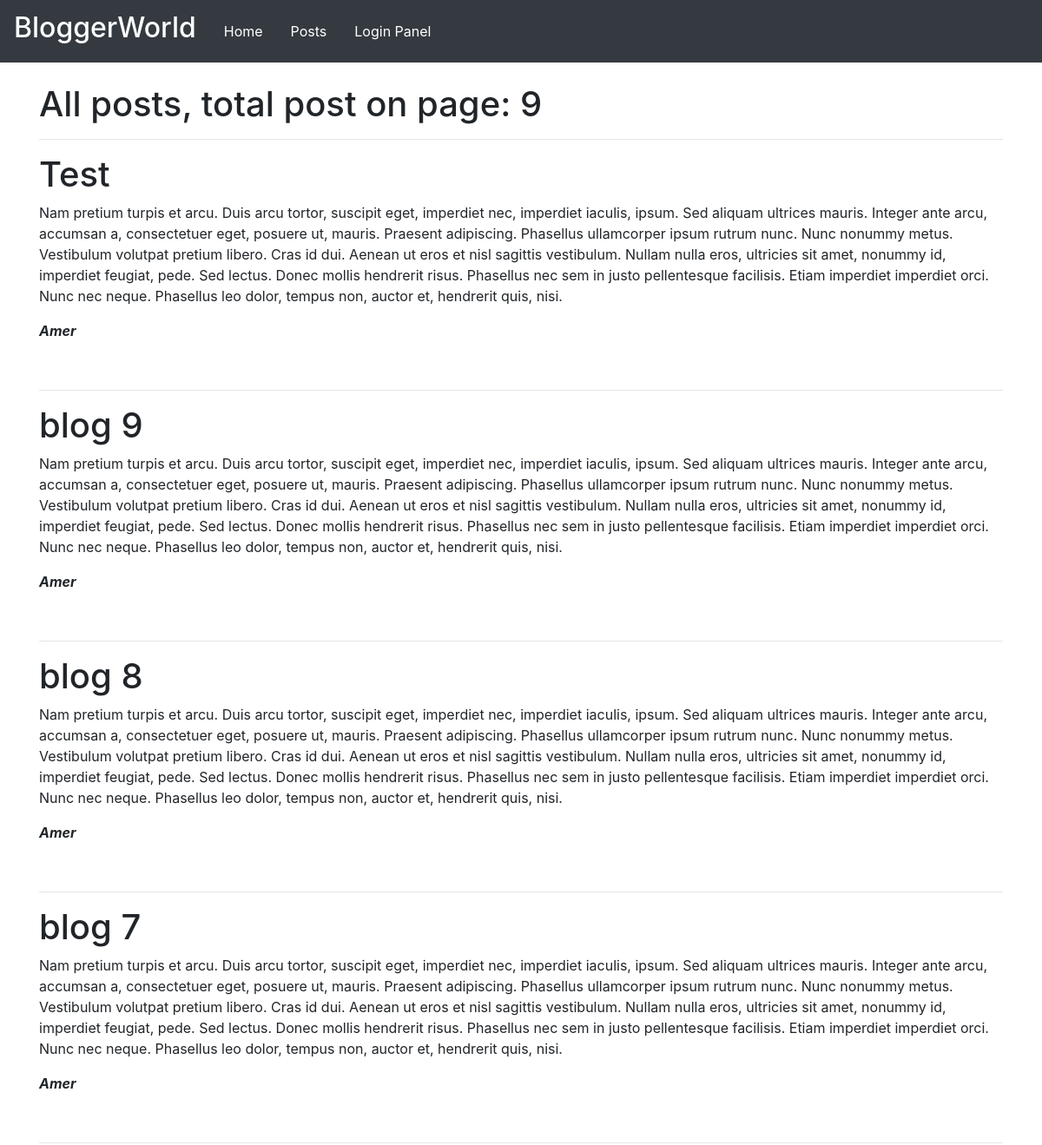
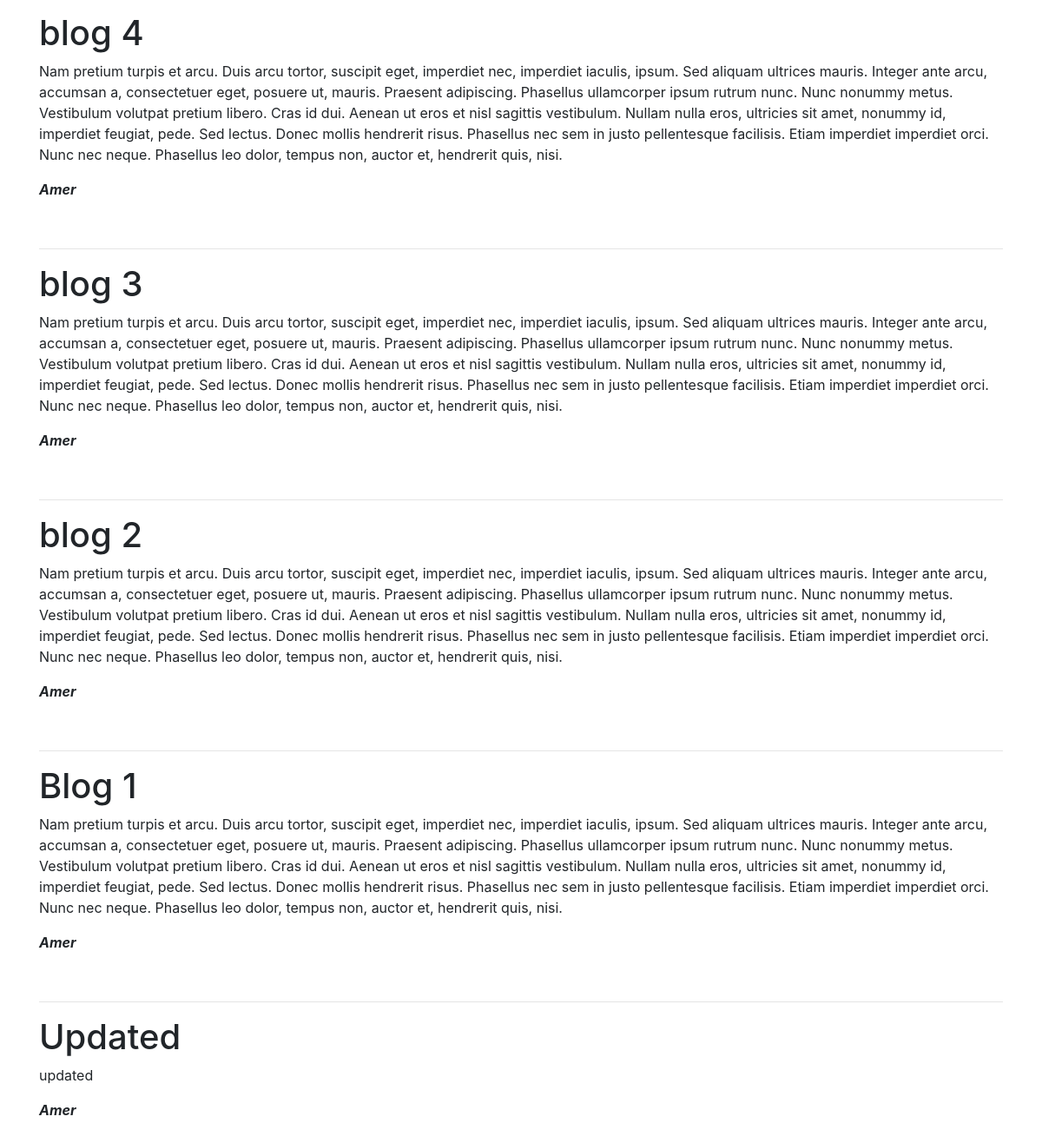
The page /posts.php on the database as committed earlier (2 pictures, top to bottom).
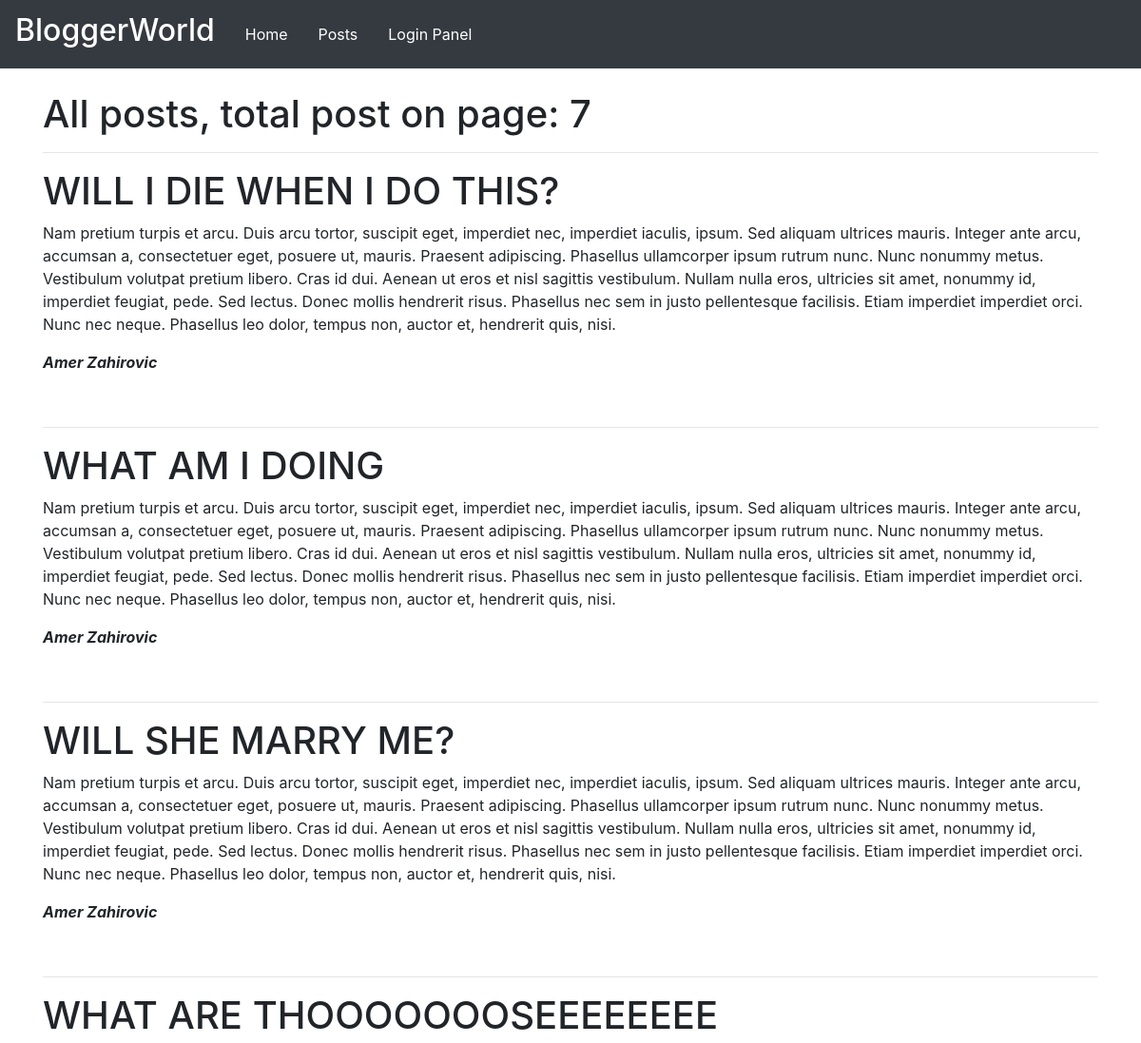
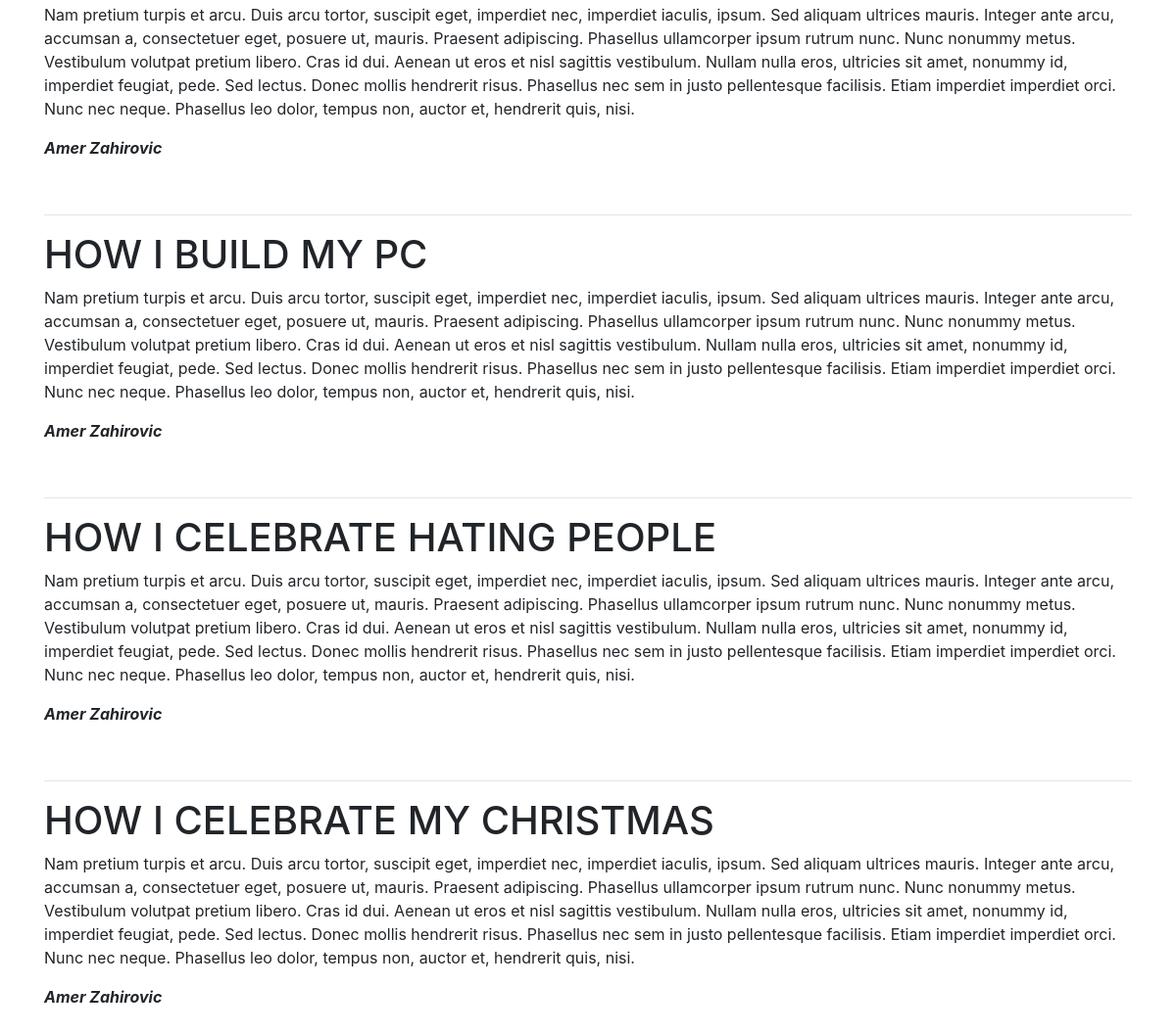
The same page on the database as committed later (2 pictures, top to bottom).
### tables this page shows
CREATE TABLE `posts` (
  `id` int(11) NOT NULL,
  `author` varchar(255) NOT NULL,
  `title` varchar(255) NOT NULL,
  `content` text NOT NULL,
  `created_at` datetime NOT NULL DEFAULT CURRENT_TIMESTAMP
);

### public/posts.php (the view, shortened to what this page needs)
<?php
	require '../config.php';
	$posts = $connection->prepare('SELECT * FROM posts ORDER BY created_at DESC');
	$posts->execute([]);
	$posts = $posts->fetchAll(PDO::FETCH_ASSOC);
	$stmt = $connection->prepare('SELECT * FROM posts');
	$stmt->execute([]);
  	$rows = $stmt->fetchAll(PDO::FETCH_ASSOC);
  	$num_rows = count($rows);
 ?>
<!DOCTYPE html>
<html>
<head>
	<link rel="stylesheet" href="https://stackpath.bootstrapcdn.com/bootstrap/4.1.1/css/bootstrap.min.css">
	<link rel="stylesheet" type="text/css" href="css/main.css">
</head>
<body>
	<div class="navbar navbar-expand-lg navbar-dark  bg-dark">
		<div class="navbar-brand ">
			<h2>BloggerWorld</h2>
		</div>
		<ul class="nav">
			<li class="nav-item">
				<a class="nav-link" href="index.php">Home</a>
			</li>
			<li class="nav-item">
				<a class="nav-link" href="#">Posts</a>
			</li>
			<li class="nav-item">
				<a class="nav-link" href="loginpanel.php">Login Panel</a>
			</li>
		</ul>
	</div>
	<div class="container-fluid">
		<div class="container">
			<br>
			<h1>All posts, total post on page: <?php echo $num_rows; ?></h1>
			<hr>
			<?php foreach ($posts as $post) { ?>
			<div class="posts">
				<h1><?php echo $post['title']?></h1>
				<p><?php echo $post['content'] ?></p>
				<p> <b><i><?php echo $post['author'] ?></i></b></p>
				<br>
				<hr>
			</div>
			<?php } ?>
		</div>
	</div>
</body>
</html>

Rows that differ between the two databases and show on the page:
removed posts: title "Test", content "Nam pretium turpis et arcu. Duis arcu tortor, suscipit eget, imperdiet nec, imperdiet iaculis, ipsum. Sed aliquam ultrices mauris. Integer ante arcu, accumsan a, consectetuer eget, posuere ut, mauris. Praesent adipiscing. Phasellus ullamcorper ipsum rutrum nunc. Nunc nonummy metus. Vestibulum volutpat pretium libero. Cras id dui. Aenean ut eros et nisl sagittis vestibulum. Nullam nulla eros, ultricies sit amet, nonummy id, imperdiet feugiat, pede. Sed lectus. Donec mollis hendrerit risus. Phasellus nec sem in justo pellentesque facilisis. Etiam imperdiet imperdiet orci. Nunc nec neque. Phasellus leo dolor, tempus non, auctor et, hendrerit quis, nisi.", author "Amer"
removed posts: title "blog 9", content "Nam pretium turpis et arcu. Duis arcu tortor, suscipit eget, imperdiet nec, imperdiet iaculis, ipsum. Sed aliquam ultrices mauris. Integer ante arcu, accumsan a, consectetuer eget, posuere ut, mauris. Praesent adipiscing. Phasellus ullamcorper ipsum rutrum nunc. Nunc nonummy metus. Vestibulum volutpat pretium libero. Cras id dui. Aenean ut eros et nisl sagittis vestibulum. Nullam nulla eros, ultricies sit amet, nonummy id, imperdiet feugiat, pede. Sed lectus. Donec mollis hendrerit risus. Phasellus nec sem in justo pellentesque facilisis. Etiam imperdiet imperdiet orci. Nunc nec neque. Phasellus leo dolor, tempus non, auctor et, hendrerit quis, nisi.", author "Amer"
removed posts: title "blog 8", content "Nam pretium turpis et arcu. Duis arcu tortor, suscipit eget, imperdiet nec, imperdiet iaculis, ipsum. Sed aliquam ultrices mauris. Integer ante arcu, accumsan a, consectetuer eget, posuere ut, mauris. Praesent adipiscing. Phasellus ullamcorper ipsum rutrum nunc. Nunc nonummy metus. Vestibulum volutpat pretium libero. Cras id dui. Aenean ut eros et nisl sagittis vestibulum. Nullam nulla eros, ultricies sit amet, nonummy id, imperdiet feugiat, pede. Sed lectus. Donec mollis hendrerit risus. Phasellus nec sem in justo pellentesque facilisis. Etiam imperdiet imperdiet orci. Nunc nec neque. Phasellus leo dolor, tempus non, auctor et, hendrerit quis, nisi.", author "Amer"
removed posts: title "blog 7", content "Nam pretium turpis et arcu. Duis arcu tortor, suscipit eget, imperdiet nec, imperdiet iaculis, ipsum. Sed aliquam ultrices mauris. Integer ante arcu, accumsan a, consectetuer eget, posuere ut, mauris. Praesent adipiscing. Phasellus ullamcorper ipsum rutrum nunc. Nunc nonummy metus. Vestibulum volutpat pretium libero. Cras id dui. Aenean ut eros et nisl sagittis vestibulum. Nullam nulla eros, ultricies sit amet, nonummy id, imperdiet feugiat, pede. Sed lectus. Donec mollis hendrerit risus. Phasellus nec sem in justo pellentesque facilisis. Etiam imperdiet imperdiet orci. Nunc nec neque. Phasellus leo dolor, tempus non, auctor et, hendrerit quis, nisi.", author "Amer"
removed posts: title "blog 4", content "Nam pretium turpis et arcu. Duis arcu tortor, suscipit eget, imperdiet nec, imperdiet iaculis, ipsum. Sed aliquam ultrices mauris. Integer ante arcu, accumsan a, consectetuer eget, posuere ut, mauris. Praesent adipiscing. Phasellus ullamcorper ipsum rutrum nunc. Nunc nonummy metus. Vestibulum volutpat pretium libero. Cras id dui. Aenean ut eros et nisl sagittis vestibulum. Nullam nulla eros, ultricies sit amet, nonummy id, imperdiet feugiat, pede. Sed lectus. Donec mollis hendrerit risus. Phasellus nec sem in justo pellentesque facilisis. Etiam imperdiet imperdiet orci. Nunc nec neque. Phasellus leo dolor, tempus non, auctor et, hendrerit quis, nisi.", author "Amer"
removed posts: title "blog 3", content "Nam pretium turpis et arcu. Duis arcu tortor, suscipit eget, imperdiet nec, imperdiet iaculis, ipsum. Sed aliquam ultrices mauris. Integer ante arcu, accumsan a, consectetuer eget, posuere ut, mauris. Praesent adipiscing. Phasellus ullamcorper ipsum rutrum nunc. Nunc nonummy metus. Vestibulum volutpat pretium libero. Cras id dui. Aenean ut eros et nisl sagittis vestibulum. Nullam nulla eros, ultricies sit amet, nonummy id, imperdiet feugiat, pede. Sed lectus. Donec mollis hendrerit risus. Phasellus nec sem in justo pellentesque facilisis. Etiam imperdiet imperdiet orci. Nunc nec neque. Phasellus leo dolor, tempus non, auctor et, hendrerit quis, nisi.", author "Amer"
removed posts: title "blog 2", content "Nam pretium turpis et arcu. Duis arcu tortor, suscipit eget, imperdiet nec, imperdiet iaculis, ipsum. Sed aliquam ultrices mauris. Integer ante arcu, accumsan a, consectetuer eget, posuere ut, mauris. Praesent adipiscing. Phasellus ullamcorper ipsum rutrum nunc. Nunc nonummy metus. Vestibulum volutpat pretium libero. Cras id dui. Aenean ut eros et nisl sagittis vestibulum. Nullam nulla eros, ultricies sit amet, nonummy id, imperdiet feugiat, pede. Sed lectus. Donec mollis hendrerit risus. Phasellus nec sem in justo pellentesque facilisis. Etiam imperdiet imperdiet orci. Nunc nec neque. Phasellus leo dolor, tempus non, auctor et, hendrerit quis, nisi.", author "Amer"
removed posts: title "Blog 1", content "Nam pretium turpis et arcu. Duis arcu tortor, suscipit eget, imperdiet nec, imperdiet iaculis, ipsum. Sed aliquam ultrices mauris. Integer ante arcu, accumsan a, consectetuer eget, posuere ut, mauris. Praesent adipiscing. Phasellus ullamcorper ipsum rutrum nunc. Nunc nonummy metus. Vestibulum volutpat pretium libero. Cras id dui. Aenean ut eros et nisl sagittis vestibulum. Nullam nulla eros, ultricies sit amet, nonummy id, imperdiet feugiat, pede. Sed lectus. Donec mollis hendrerit risus. Phasellus nec sem in justo pellentesque facilisis. Etiam imperdiet imperdiet orci. Nunc nec neque. Phasellus leo dolor, tempus non, auctor et, hendrerit quis, nisi.", author "Amer"
removed posts: title "Updated", content "updated", author "Amer"
added posts: title "WILL I DIE WHEN I DO THIS?", content "Nam pretium turpis et arcu. Duis arcu tortor, suscipit eget, imperdiet nec, imperdiet iaculis, ipsum. Sed aliquam ultrices mauris. Integer ante arcu, accumsan a, consectetuer eget, posuere ut, mauris. Praesent adipiscing. Phasellus ullamcorper ipsum rutrum nunc. Nunc nonummy metus. Vestibulum volutpat pretium libero. Cras id dui. Aenean ut eros et nisl sagittis vestibulum. Nullam nulla eros, ultricies sit amet, nonummy id, imperdiet feugiat, pede. Sed lectus. Donec mollis hendrerit risus. Phasellus nec sem in justo pellentesque facilisis. Etiam imperdiet imperdiet orci. Nunc nec neque. Phasellus leo dolor, tempus non, auctor et, hendrerit quis, nisi.", author "Amer Zahirovic"
added posts: title "WHAT AM I DOING", content "Nam pretium turpis et arcu. Duis arcu tortor, suscipit eget, imperdiet nec, imperdiet iaculis, ipsum. Sed aliquam ultrices mauris. Integer ante arcu, accumsan a, consectetuer eget, posuere ut, mauris. Praesent adipiscing. Phasellus ullamcorper ipsum rutrum nunc. Nunc nonummy metus. Vestibulum volutpat pretium libero. Cras id dui. Aenean ut eros et nisl sagittis vestibulum. Nullam nulla eros, ultricies sit amet, nonummy id, imperdiet feugiat, pede. Sed lectus. Donec mollis hendrerit risus. Phasellus nec sem in justo pellentesque facilisis. Etiam imperdiet imperdiet orci. Nunc nec neque. Phasellus leo dolor, tempus non, auctor et, hendrerit quis, nisi.", author "Amer Zahirovic"
added posts: title "WILL SHE MARRY ME?", content "Nam pretium turpis et arcu. Duis arcu tortor, suscipit eget, imperdiet nec, imperdiet iaculis, ipsum. Sed aliquam ultrices mauris. Integer ante arcu, accumsan a, consectetuer eget, posuere ut, mauris. Praesent adipiscing. Phasellus ullamcorper ipsum rutrum nunc. Nunc nonummy metus. Vestibulum volutpat pretium libero. Cras id dui. Aenean ut eros et nisl sagittis vestibulum. Nullam nulla eros, ultricies sit amet, nonummy id, imperdiet feugiat, pede. Sed lectus. Donec mollis hendrerit risus. Phasellus nec sem in justo pellentesque facilisis. Etiam imperdiet imperdiet orci. Nunc nec neque. Phasellus leo dolor, tempus non, auctor et, hendrerit quis, nisi.", author "Amer Zahirovic"
added posts: title "WHAT ARE THOOOOOOOSEEEEEEEE", content "Nam pretium turpis et arcu. Duis arcu tortor, suscipit eget, imperdiet nec, imperdiet iaculis, ipsum. Sed aliquam ultrices mauris. Integer ante arcu, accumsan a, consectetuer eget, posuere ut, mauris. Praesent adipiscing. Phasellus ullamcorper ipsum rutrum nunc. Nunc nonummy metus. Vestibulum volutpat pretium libero. Cras id dui. Aenean ut eros et nisl sagittis vestibulum. Nullam nulla eros, ultricies sit amet, nonummy id, imperdiet feugiat, pede. Sed lectus. Donec mollis hendrerit risus. Phasellus nec sem in justo pellentesque facilisis. Etiam imperdiet imperdiet orci. Nunc nec neque. Phasellus leo dolor, tempus non, auctor et, hendrerit quis, nisi.", author "Amer Zahirovic"
added posts: title "HOW I BUILD MY PC", content "Nam pretium turpis et arcu. Duis arcu tortor, suscipit eget, imperdiet nec, imperdiet iaculis, ipsum. Sed aliquam ultrices mauris. Integer ante arcu, accumsan a, consectetuer eget, posuere ut, mauris. Praesent adipiscing. Phasellus ullamcorper ipsum rutrum nunc. Nunc nonummy metus. Vestibulum volutpat pretium libero. Cras id dui. Aenean ut eros et nisl sagittis vestibulum. Nullam nulla eros, ultricies sit amet, nonummy id, imperdiet feugiat, pede. Sed lectus. Donec mollis hendrerit risus. Phasellus nec sem in justo pellentesque facilisis. Etiam imperdiet imperdiet orci. Nunc nec neque. Phasellus leo dolor, tempus non, auctor et, hendrerit quis, nisi.", author "Amer Zahirovic"
added posts: title "HOW I CELEBRATE HATING PEOPLE", content "Nam pretium turpis et arcu. Duis arcu tortor, suscipit eget, imperdiet nec, imperdiet iaculis, ipsum. Sed aliquam ultrices mauris. Integer ante arcu, accumsan a, consectetuer eget, posuere ut, mauris. Praesent adipiscing. Phasellus ullamcorper ipsum rutrum nunc. Nunc nonummy metus. Vestibulum volutpat pretium libero. Cras id dui. Aenean ut eros et nisl sagittis vestibulum. Nullam nulla eros, ultricies sit amet, nonummy id, imperdiet feugiat, pede. Sed lectus. Donec mollis hendrerit risus. Phasellus nec sem in justo pellentesque facilisis. Etiam imperdiet imperdiet orci. Nunc nec neque. Phasellus leo dolor, tempus non, auctor et, hendrerit quis, nisi.", author "Amer Zahirovic"
added posts: title "HOW I CELEBRATE MY CHRISTMAS", content "Nam pretium turpis et arcu. Duis arcu tortor, suscipit eget, imperdiet nec, imperdiet iaculis, ipsum. Sed aliquam ultrices mauris. Integer ante arcu, accumsan a, consectetuer eget, posuere ut, mauris. Praesent adipiscing. Phasellus ullamcorper ipsum rutrum nunc. Nunc nonummy metus. Vestibulum volutpat pretium libero. Cras id dui. Aenean ut eros et nisl sagittis vestibulum. Nullam nulla eros, ultricies sit amet, nonummy id, imperdiet feugiat, pede. Sed lectus. Donec mollis hendrerit risus. Phasellus nec sem in justo pellentesque facilisis. Etiam imperdiet imperdiet orci. Nunc nec neque. Phasellus leo dolor, tempus non, auctor et, hendrerit quis, nisi.", author "Amer Zahirovic"
Other text that changed with them:
$num_rows: "9" → "7"
